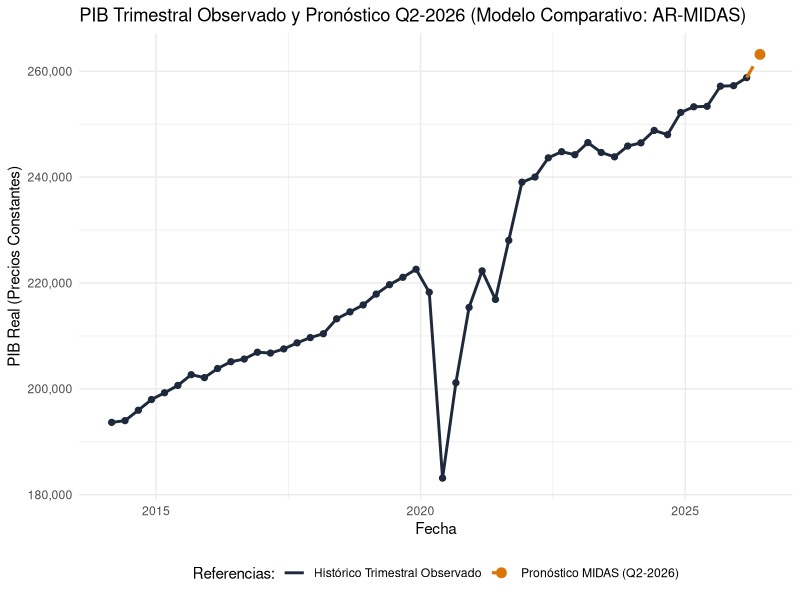
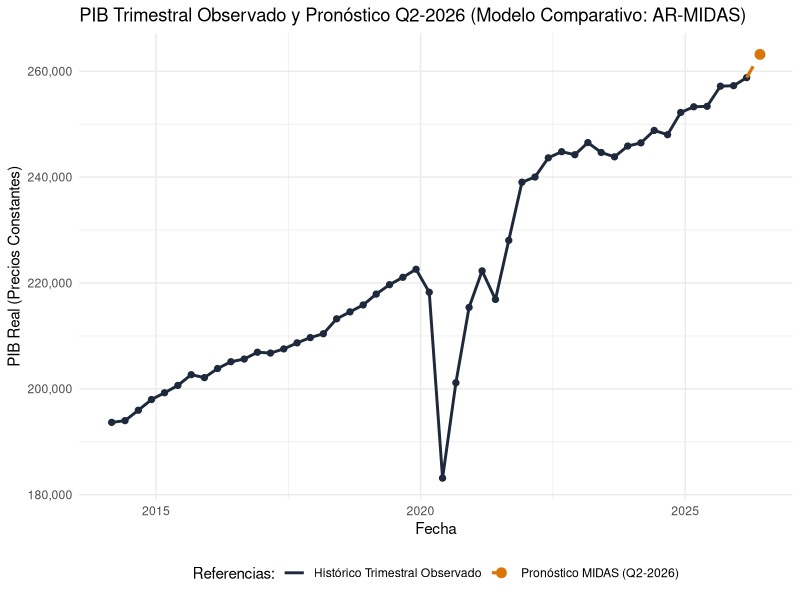

The R script that drew these images, in order:
# ==============================================================================
# SCRIPT 3: MODELO COMPARATIVO MIDAS EN TASAS DE CRECIMIENTO (AR-MIDAS)
# Objetivo: Pronóstico comparativo del PIB de Colombia (Q2-2026)
# Referencias: Ghysels et al. (2004); Foroni, Marcellino & Schumacher (2015),
# "Unrestricted MIDAS for Nowcasting with Mixed Frequency Data", Journal of Applied Econometrics.
# ==============================================================================

library(readr)
library(dplyr)
library(ggplot2)
library(lubridate)

# 1. Carga de datos procesados (Muestra histórica 2014-2026)
df <- read_csv("BASES/df_MF-BVAR.csv") %>% 
  filter(as.Date(date) >= as.Date("2014-01-01"))

df$logPIB <- log(df$PIB)
df$logISE <- log(df$ISE)
df$logICM <- log(df$ICM)

# Desestacionalización STL del ICM
icm_ts <- ts(na.omit(df$logICM), start = c(2014, 1), frequency = 12)
stl_icm <- stl(icm_ts, s.window = "periodic")
df$logICM[!is.na(df$logICM)] <- as.numeric(stl_icm$time.series[, "trend"] + stl_icm$time.series[, "remainder"])

# Tasas de crecimiento (Diferencias logarítmicas mensuales)
df$dlogISE <- c(0, diff(df$logISE))
df$dlogICM <- c(0, diff(df$logICM))

df$year <- year(df$date)
df$quarter <- quarter(df$date)

# 2. Agrupación de variaciones mensuales de alta frecuencia (M1, M2, M3) en frecuencia trimestral
df_q <- df %>%
  group_by(year, quarter) %>%
  summarise(
    date_q = max(date),
    logPIB = first(na.omit(logPIB)),
    dISE_m1 = dlogISE[1],
    dISE_m2 = ifelse(n() >= 2, dlogISE[2], NA),
    dISE_m3 = ifelse(n() >= 3, dlogISE[3], NA),
    dICM_m1 = dlogICM[1],
    dICM_m2 = ifelse(n() >= 2, dlogICM[2], NA),
    dICM_m3 = ifelse(n() >= 3, dlogICM[3], NA),
    .groups = "drop"
  ) %>%
  mutate(
    dlogPIB = c(NA, diff(logPIB)),
    dlogPIB_lag1 = lag(dlogPIB, 1)
  )

# Muestra de estimación
df_q_train <- df_q %>% filter(!is.na(dlogPIB) & !is.na(dlogPIB_lag1))

# 3. Estimación del modelo AR-MIDAS en tasas de crecimiento
modelo_midas <- lm(dlogPIB ~ dlogPIB_lag1 + dISE_m1 + dISE_m2 + dISE_m3 + dICM_m1 + dICM_m2 + dICM_m3, data = df_q_train)

print("=== RESUMEN MODELO COMPARATIVO AR-MIDAS ===")
print(summary(modelo_midas))

# 4. Pronóstico Q2-2026 con MIDAS
df_q2_2026 <- df %>%
  filter(year(date) == 2026 & quarter(date) == 2) %>%
  summarise(
    dISE_m1 = dlogISE[1],
    dISE_m2 = ifelse(n() >= 2 & !is.na(dlogISE[2]), dlogISE[2], dlogISE[1]),
    dISE_m3 = ifelse(n() >= 3 & !is.na(dlogISE[3]), dlogISE[3], dlogISE[1]),
    dICM_m1 = dlogICM[1],
    dICM_m2 = ifelse(n() >= 2 & !is.na(dlogICM[2]), dlogICM[2], dlogICM[1]),
    dICM_m3 = ifelse(n() >= 3 & !is.na(dlogICM[3]), dlogICM[3], dlogICM[1])
  ) %>%
  mutate(dlogPIB_lag1 = tail(df_q_train$dlogPIB, 1))

pred_dlogPIB_q2 <- predict(modelo_midas, newdata = df_q2_2026)
pib_q1_2026_observed <- tail(df_q_train$logPIB, 1)
pib_q2_2026_midas <- exp(pib_q1_2026_observed + pred_dlogPIB_q2)

# Tasa de crecimiento interanual proyectada (Q2-2026 vs Q2-2025)
pib_real_obs <- na.omit(exp(df$logPIB))
pib_q2_2025 <- tail(pib_real_obs, 4)[1]
tasa_interanual_midas <- ((pib_q2_2026_midas / pib_q2_2025) - 1) * 100

print("=== RESULTADOS MODELO MIDAS ===")
print(paste("PIB Q2-2026 Proyectado (MIDAS):", round(pib_q2_2026_midas, 1), "MM"))
print(paste("Tasa de Crecimiento Interanual (Q2-2026 vs Q2-2025):", round(tasa_interanual_midas, 2), "%"))

# 5. Gráfica de Empalme Trimestral Observado vs Pronóstico MIDAS Q2-2026
df_trimestral <- data.frame(
  fecha = as.Date(df$date[!is.na(df$logPIB)]),
  pib = exp(df$logPIB[!is.na(df$logPIB)])
)

df_pronostico_linea <- data.frame(
  fecha = c(tail(df_trimestral$fecha, 1), as.Date("2026-06-01")),
  pib_mediana = c(tail(df_trimestral$pib, 1), pib_q2_2026_midas)
)

g2 <- ggplot() +
  geom_line(data = df_trimestral, aes(x = fecha, y = pib, color = "Histórico Trimestral Observado"), linewidth = 1) +
  geom_point(data = df_trimestral, aes(x = fecha, y = pib), color = "#1E293B", size = 1.8) +
  geom_line(data = df_pronostico_linea, aes(x = fecha, y = pib_mediana, color = "Pronóstico MIDAS (Q2-2026)"), linewidth = 1.1, linetype = "dashed") +
  geom_point(data = tail(df_pronostico_linea, 1), aes(x = fecha, y = pib_mediana, color = "Pronóstico MIDAS (Q2-2026)"), size = 3) +
  scale_color_manual(name = "Referencias:", values = c("Histórico Trimestral Observado" = "#1E293B", "Pronóstico MIDAS (Q2-2026)" = "#D97706")) +
  scale_y_continuous(labels = scales::comma) +
  labs(title = "PIB Trimestral Observado y Pronóstico Q2-2026 (Modelo Comparativo: AR-MIDAS)", x = "Fecha", y = "PIB Real (Precios Constantes)") +
  theme_minimal(base_size = 11) +
  theme(legend.position = "bottom")

print(g2)

ggsave("pib_trimestral_pronostico_midas.png", plot = g2, width = 8, height = 5, dpi = 300)
